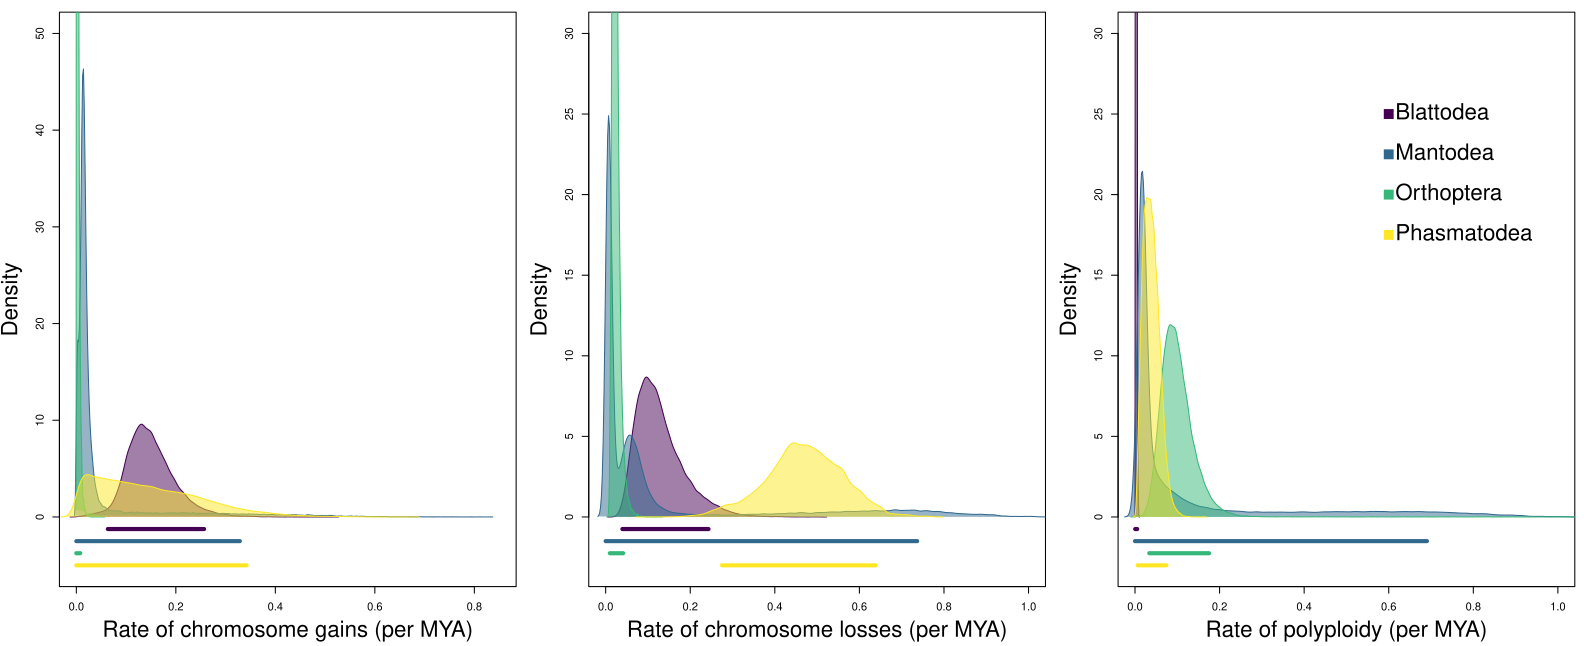

Here is the R script that generated this plot:
# Terrence Sylvester
# 4 February 2019
# Comparison of chromosome rates for the order level analysis

# load required libraries
library(coda)
library(viridis)

par(mfrow = c(1,3), mar = c(4.5,4.5,1,1))

# load the post burnin from the MCMC run
load(file = "../../analysis/results/9.post.burnin.RData")

# remove blatodea sensu stricto and isoptera
post.burnin <- post.burnin[c(-2,-3)]

# get colors
cols <- viridis(n = length(post.burnin))
cols2 <- viridis(n = length(post.burnin), alpha = .5)
#### comparison of fission rates across orders ####

# make the plot window
ymax <- 50
ymin <- -ymax * .1

plot(x = NA,
     y = NA,
     xlim = c(0,.85),
     ylim = c(ymin,ymax),
     xlab = "Rate of chromosome gains (per MYA)",
     ylab = "Density",
     main = "",
     cex.lab = 1)

counter <- ymin/length(post.burnin)

for(i in 1:length(post.burnin)){
  asc.density <- density(post.burnin[[i]]$asc1)
  polygon(asc.density,
          col = cols2[i],
          border = cols[i])
  HPD <- HPDinterval(as.mcmc(post.burnin[[i]]$asc1))
  segments(x0 = HPD[1], x1 = HPD[2],
           y0 = counter, y1 = counter,
           lwd = 4, col = cols[i])
  counter <- counter + (ymin/length(post.burnin))

}

#### comparison of fusion rates across orders ####

# make the plot window
ymax <- 30
ymin <- -ymax * .1

plot(x = NA, y = NA, xlim = c(0,1), ylim = c(ymin,ymax),
     xlab = "Rate of chromosome losses (per MYA)",
     ylab = "Density",
     main = "", cex.lab = 1)

counter <- ymin/length(post.burnin)

for(i in 1:length(post.burnin)){
  desc.density <- density(post.burnin[[i]]$desc1)
  polygon(x = desc.density$x, y = desc.density$y,
          col = cols2[i], border = cols[i])
  HPD <- HPDinterval(as.mcmc(post.burnin[[i]]$desc1))
  segments(x0 = HPD[1], x1 = HPD[2],
           y0 = counter, y1 = counter,
           lwd = 4, col = cols[i])
  counter <- counter + (ymin/length(post.burnin))
}

#### comparision of polyploidy rates across orders ####

# make the plot window
ymax <- 30
ymin <- -ymax * .1

plot(x = NA,y = NA,xlim = c(0,1), ylim = c(ymin,ymax),
     xlab = "Rate of polyploidy (per MYA)",
     ylab = "Density",
     main = "", cex.lab = 1)
counter <- ymin/length(post.burnin)

for(i in 1:length(post.burnin)){
  poly.density <- density(post.burnin[[i]]$pol1)
  polygon(x = poly.density$x, y = poly.density$y,
          col = cols2[i], border = cols[i])
  HPD <- HPDinterval(as.mcmc(post.burnin[[i]]$pol1))
  segments(x0 = HPD[1], x1 = HPD[2],
           y0 = counter, y1 = counter,
           lwd = 4, col = cols[i])
  counter <- counter + (ymin/length(post.burnin))
}

### legend ###
y.counter <- 25
for (i in 1:length(post.burnin)) {
    points(x = .6, y = y.counter,
         pch = 15, col = cols[i],
         cex = 2)
    text(x = .6, y = y.counter,
       labels = names(post.burnin)[i], pos = 4,
       cex = 1)

y.counter <- y.counter - 2.5
}
